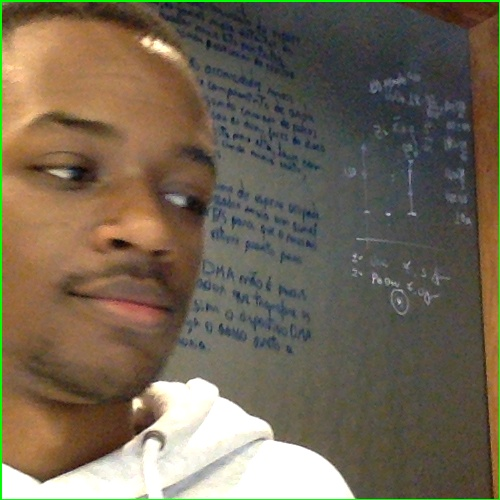
#> input picture temp_roi.jpg, 500 x 500 px
$ python -i frame_processing.py   (imports and definitions only)
#> lines starting #> are read from the running program, lines starting #| are printed output that depends on the picture; after the words box and inside, x2 and y2 are one past the last pixel; in counts of white or black regions, pixels touching at a corner belong together
#> further down, picture is the input picture: shape (500, 500, 3); mean B, G, R 84.8, 102.8, 114.1
import cv2
import numpy as np

# To make video slower and visible


def adjust_gamma(image, gamma = 1.0):
	# build a lookup table mapping the pixel values [0, 255] to
	# their adjusted gamma values
	inv_gamma = 1.0 / gamma
	table = np.array([((i / 255.0) ** inv_gamma) * 255
		for i in np.arange(0, 256)]).astype("uint8")
	# apply gamma correction using the lookup table
	return cv2.LUT(image, table)

def basic_threshold(frame, gamma = 1.0):
#> called with gamma = 1
    kernel = np.ones((5,5),np.uint8)

    frame = adjust_gamma(frame, gamma)
    frame = cv2.cvtColor(frame, cv2.COLOR_BGR2GRAY)
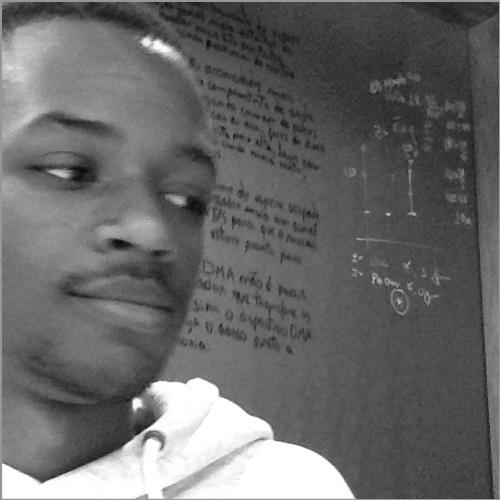
#> frame: shape (500, 500); min 7, max 255, mean 104.1
    frame = cv2.GaussianBlur(frame, (5,5), 0)
    _, frame = cv2.threshold(frame, 50, 230, cv2.THRESH_BINARY_INV)
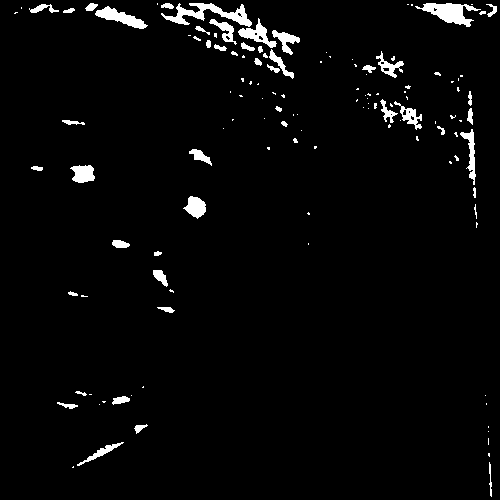
#> frame: shape (500, 500); values 0 (black) and 230 (white), 3% white; 129 white regions (80 under 20 px), largest, box (x1, y1, x2, y2) and area: (161, 3, 252, 27) 819, (415, 3, 481, 27) 729, (95, 6, 148, 29) 497
    frame = cv2.morphologyEx(frame, cv2.MORPH_OPEN, kernel)
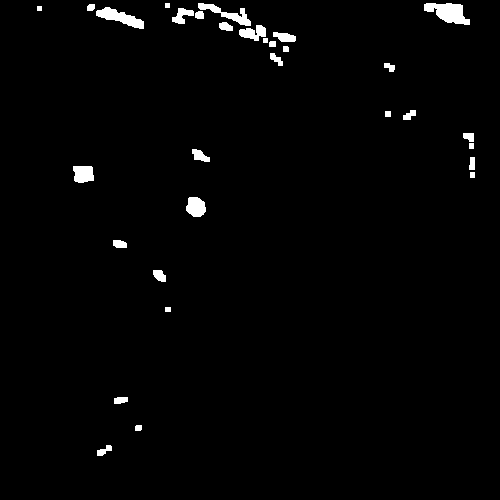
#> frame: shape (500, 500); values 0 (black) and 230 (white), 1.7% white; 31 white regions, largest, box (x1, y1, x2, y2) and area: (424, 3, 470, 25) 620, (96, 7, 144, 29) 479, (198, 3, 251, 26) 398
    return frame

>>> import cv2
>>> picture = cv2.imread('temp_roi.jpg')
>>> result = basic_threshold(picture)
